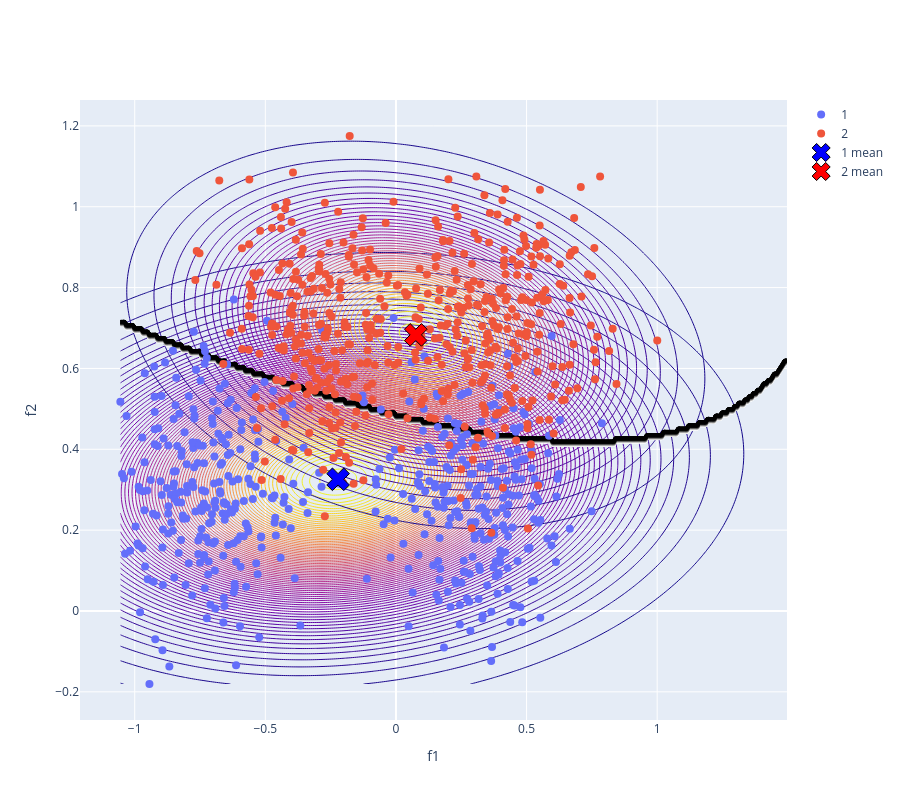

Notebook cell for this chart:
### Markdown cell above
Plot decision boundary.

### Code cell
def plotDecision(X,y,model,granularity=0.01,classContours=False,f1name="f1",f2name="f2"):
    #Identify class indexes
    ix1=np.where(y==1)[0]
    ix2=np.where(y==2)[0]
    
    #Create vectors for plotting
    xRange=np.arange(X[:,0].min(),X[:,0].max()+0.5,granularity)
    yRange=np.arange(X[:,1].min(),X[:,1].max(),granularity)
    
    Xp, Yp = np.meshgrid(xRange, yRange)
    xy = np.column_stack([Xp.flat, Yp.flat])
    XX = np.array([Xp.ravel(), Yp.ravel()]).T
    #Sample class one pdf, just to get contours
    Z1 = pdfGauss(XX,model['mean1'],model['cov1'])
    Z1 = Z1.reshape(Xp.shape)
    #Sample class two pdf, just to get contours
    Z2=pdfGauss(XX,model['mean2'],model['cov2'])
    Z2 = Z2.reshape(Xp.shape)
    
    #Plot samples
    fig=go.Figure()
    fig.add_trace(go.Scatter(x=X[ix1,0],y=X[ix1,1],name='1'))
    fig.add_trace(go.Scatter(x=X[ix2,0],y=X[ix2,1],name='2'))
    fig.update_traces(marker=dict(size=8))
    #Plot means
    fig.add_trace(go.Scatter(x=np.array(model['mean1'][0]),y=np.array(model['mean1'][1]), marker_size=20,
                         marker_symbol='x',name='1 mean',
                         marker=dict(color="blue",line=dict(width=1,
                                        color='black'))))
    fig.add_trace(go.Scatter(x=np.array(model['mean2'][0]),y=np.array(model['mean2'][1]), marker_size=20,
                         marker_symbol='x',name='2 mean',
                         marker=dict(color="red",line=dict(width=1,
                                        color='black'))))
    fig.update_traces(mode='markers')
    
    
    #Compute Bayes decision for the grid created by xRange and yRange
    yteP=np.zeros((yRange.shape[0],xRange.shape[0]))
    for i in range(xRange.shape[0]):
        for j in range(yRange.shape[0]):
            yteP[j,i]=useBayes(np.array([[xRange[i],yRange[j]]]),model)
    
    if classContours:
        #Add class 1 contours
        fig.add_trace(go.Contour(
            z=Z1,x=xRange,y=yRange,
            contours_coloring='lines',
            line_width=1,showscale=False,))
    
        #Add class 2 contours
        fig.add_trace(go.Contour(
            z=Z2,x=xRange,y=yRange,
            contours_coloring='lines',
            line_width=1,showscale=False,))
        
    
    #Add decision contour
    fig.add_trace(go.Contour(
        z=yteP,x=xRange,y=yRange,contours_coloring='lines',name='Decision Boundary',colorscale='Greys',
        line_width=4,showscale=False))
    fig.update_traces(ncontours=100, selector=dict(type='contour'))
    fig.update_xaxes(title_text=f1name)
    fig.update_yaxes(title_text=f2name)
    fig.update_layout(autosize=False,width=900,height=800)
    fig.show()

    
    
plotDecision(Xte,yte,model,classContours=True,granularity=0.008)

### Figure 1 — Plotly figure (JSON) as saved in the notebook; plotly's stock layout.template omitted (floating-point values rounded to 4 significant figures; data arrays with more than 128 entries replaced by an {"elided": "..."} marker saying what was removed)
{"data": [{"marker": {"size": 8}, "mode": "markers", "name": "1", "type": "scatter", "x": {"elided": "500 float values"}, "y": {"elided": "500 float values"}}, {"marker": {"size": 8}, "mode": "markers", "name": "2", "type": "scatter", "x": {"elided": "500 float values"}, "y": {"elided": "500 float values"}}, {"marker": {"color": "blue", "line": {"color": "black", "width": 1}, "size": 20, "symbol": "x"}, "mode": "markers", "name": "1 mean", "type": "scatter", "x": [-0.2215], "y": [0.3258]}, {"marker": {"color": "red", "line": {"color": "black", "width": 1}, "size": 20, "symbol": "x"}, "mode": "markers", "name": "2 mean", "type": "scatter", "x": [0.07595], "y": [0.683]}, {"contours": {"coloring": "lines"}, "line": {"width": 1}, "ncontours": 100, "showscale": false, "type": "contour", "x": {"elided": "320 float values"}, "y": {"elided": "170 float values"}, "z": {"elided": "170x320 float values"}}, {"contours": {"coloring": "lines"}, "line": {"width": 1}, "ncontours": 100, "showscale": false, "type": "contour", "x": {"elided": "320 float values"}, "y": {"elided": "170 float values"}, "z": {"elided": "170x320 float values"}}, {"colorscale": [[0, "rgb(255,255,255)"], [0.125, "rgb(240,240,240)"], [0.25, "rgb(217,217,217)"], [0.375, "rgb(189,189,189)"], [0.5, "rgb(150,150,150)"], [0.625, "rgb(115,115,115)"], [0.75, "rgb(82,82,82)"], [0.875, "rgb(37,37,37)"], [1, "rgb(0,0,0)"]], "contours": {"coloring": "lines"}, "line": {"width": 4}, "name": "Decision Boundary", "ncontours": 100, "showscale": false, "type": "contour", "x": {"elided": "320 float values"}, "y": {"elided": "170 float values"}, "z": {"elided": "170x320 float values"}}], "layout": {"autosize": false, "height": 800, "width": 900, "xaxis": {"title": {"text": "f1"}}, "yaxis": {"title": {"text": "f2"}}}}
